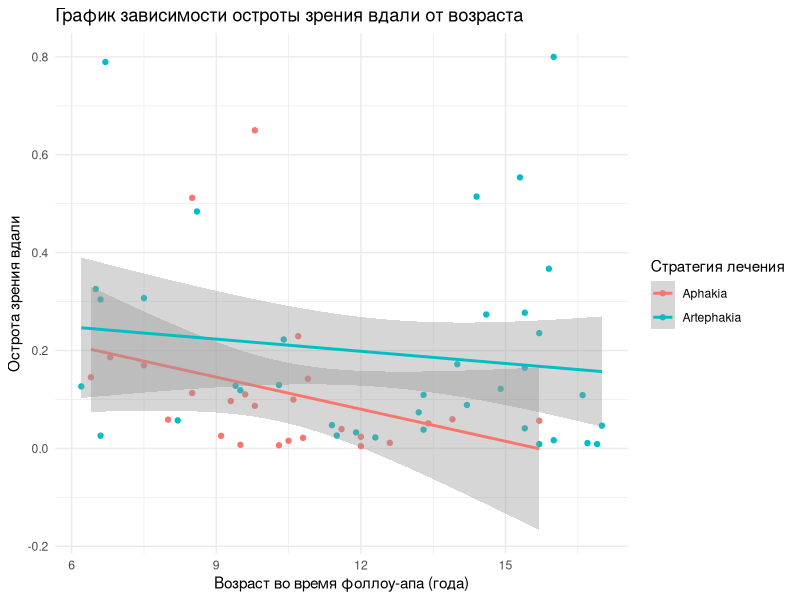
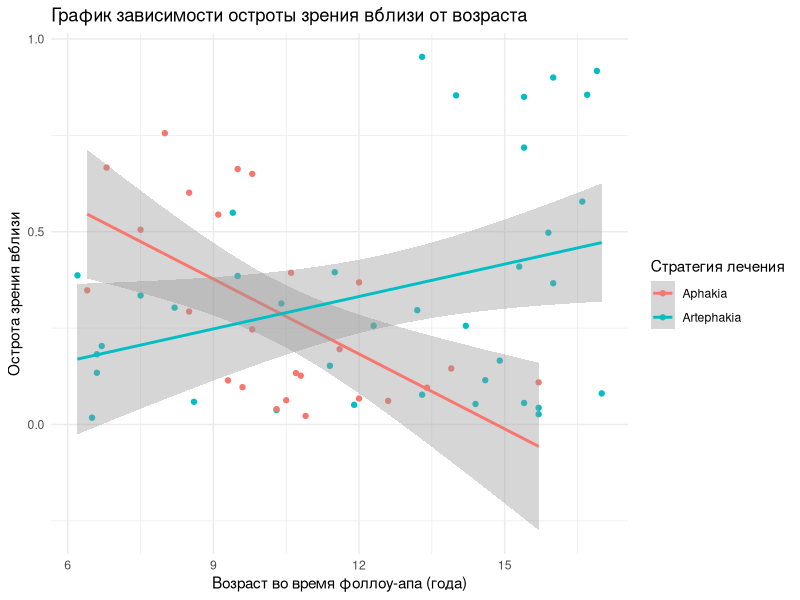
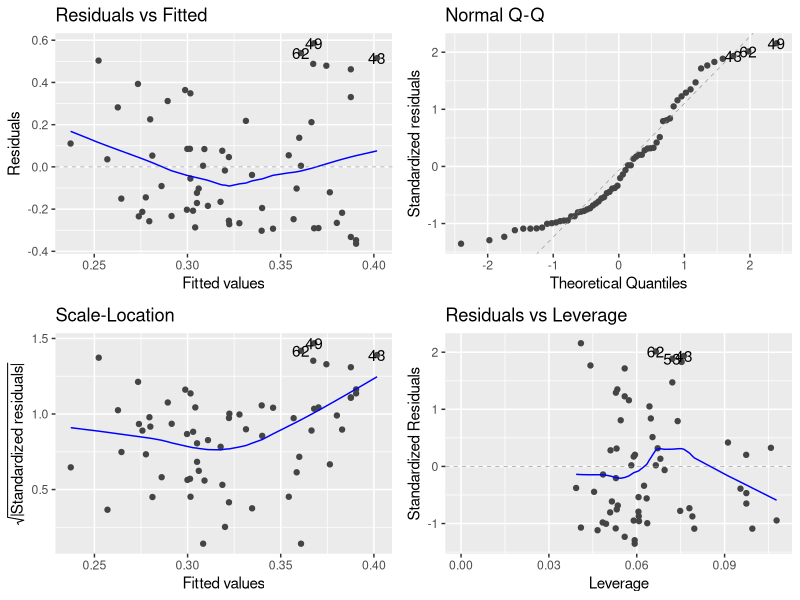
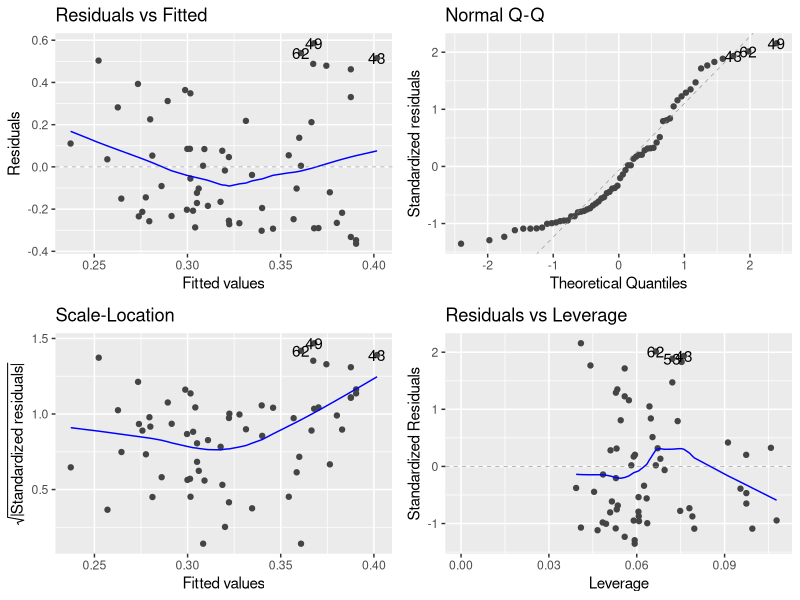
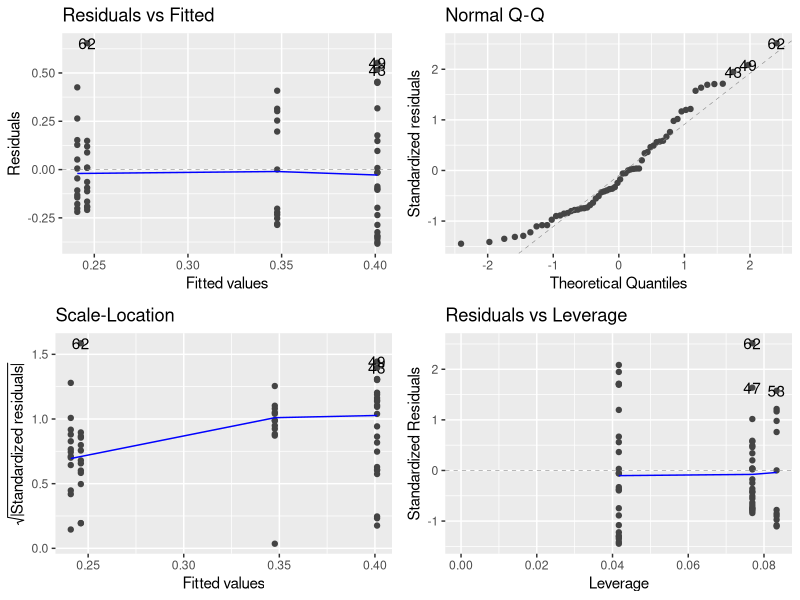
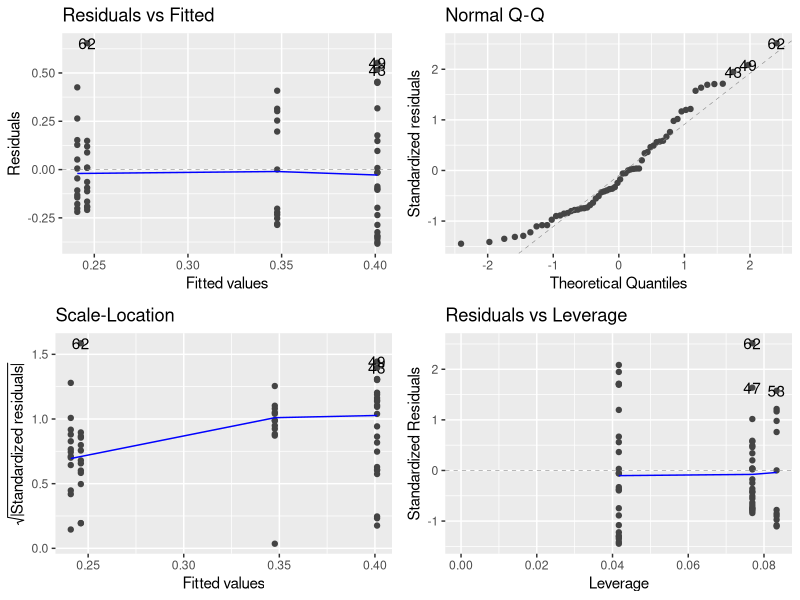
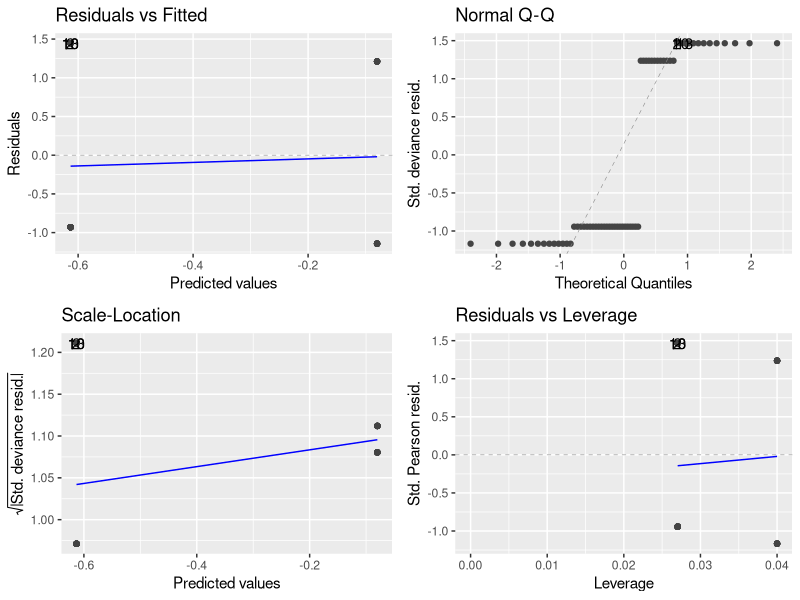

R code for these plots, in order:
## ---- chunk 1
knitr::opts_chunk$set(echo = TRUE)
library(tidyverse)
library(ggplot2)
library(ggfortify)
library(sandwich)
library(lmtest)
## ---- chunk 2
cataract <- read.csv('congenital_cataract.csv', ) %>% 
  select(-X) %>% 
  mutate(id = as.numeric(id),
       age_flwp = as.numeric(age_flwp),
       strat = as.factor(strat),
       side = as.factor(side),
       glau = as.factor(glau),
       bcdva = as.numeric(bcdva),
       bcnva = as.numeric(bcnva))
cataract %>% summary()
## ---- chunk 3
# График для остроты зрения вдали (bcdva)
ggplot(cataract, aes(x = age_flwp, y = bcdva, color = strat)) +
  geom_point() +
  geom_smooth(method = lm) +
  labs(title = "График зависимости остроты зрения вдали от возраста",
       x = "Возраст во время фоллоу-апа (года)",
       y = "Острота зрения вдали",
       color = "Стратегия лечения") +
  theme_minimal()

# График для остроты зрения вблизи (bcnva)
ggplot(cataract, aes(x = age_flwp, y = bcnva, color = strat)) +
  geom_point() +
  geom_smooth(method = lm) +
  labs(title = "График зависимости остроты зрения вблизи от возраста",
       x = "Возраст во время фоллоу-апа (года)",
       y = "Острота зрения вблизи",
       color = "Стратегия лечения") +
  theme_minimal()
## ---- chunk 4
fit <- lm(bcdva ~ strat, data = cataract)
fit %>% summary()
## ---- chunk 5
fit <- lm(bcnva ~ strat, data = cataract)
fit %>% summary()
## ---- chunk 6
fit <- lm(bcnva ~ strat + age_flwp + side, data = cataract)
fit %>% summary()
autoplot(fit)
## ---- chunk 7
fit2 <- lm(bcdva ~ strat + age_flwp + side, data = cataract)
fit2 %>% summary()
autoplot(fit)
## ---- chunk 8
fit <- lm(bcdva ~ strat + age_flwp, data = cataract)
robust_fit <- coeftest(fit, vcov = vcovHC, type = "HC4")
robust_fit
## ---- chunk 9
fit <- lm(bcnva ~ strat + age_flwp, data = cataract)
robust_fit <- coeftest(fit, vcov = vcovHC, type = "HC4")
robust_fit
## ---- chunk 10
fit <- lm(bcdva ~ glau + strat, data = cataract)
fit %>% summary()
## ---- chunk 11
fit <- lm(bcnva ~ glau + strat, data = cataract)
fit %>% summary()
## ---- chunk 12
fit <- lm(bcdva ~ glau * strat, data = cataract)
fit %>% summary()
## ---- chunk 13
fit <- lm(bcnva ~ glau * strat, data = cataract)
fit %>% summary()
## ---- chunk 14
fit2 <- lm(bcdva ~ strat * glau + age_flwp + side, data = cataract)
fit2 %>% summary()
autoplot(fit)
## ---- chunk 15
fit2 <- lm(bcnva ~ strat * glau + age_flwp + side, data = cataract)
fit2 %>% summary()
autoplot(fit)
## ---- chunk 16
fit <- lm(bcdva ~ strat * glau + age_flwp + side, data = cataract)
robust_fit <- coeftest(fit, vcov = vcovHC, type = "HC4")
robust_fit
## ---- chunk 17
fit <- lm(bcnva ~ strat * glau + age_flwp + side, data = cataract)
robust_fit <- coeftest(fit, vcov = vcovHC, type = "HC4")
robust_fit
## ---- chunk 18
fit <- glm(glau ~  strat, data = cataract, family = binomial)
fit %>% summary()
autoplot(fit)
## ---- chunk 19
fit <- glm(glau ~  strat + age_flwp + side + bcdva, data = cataract, family = binomial)
fit %>% summary()
## ---- chunk 20
glm(glau ~ strat + bcdva + age_flwp + side, data = cataract, family = binomial) %>% 
  summary()
## ---- chunk 21
glm(glau ~ ., data = cataract, family = binomial) %>% 
  step(trace = 0) %>% 
  summary()
